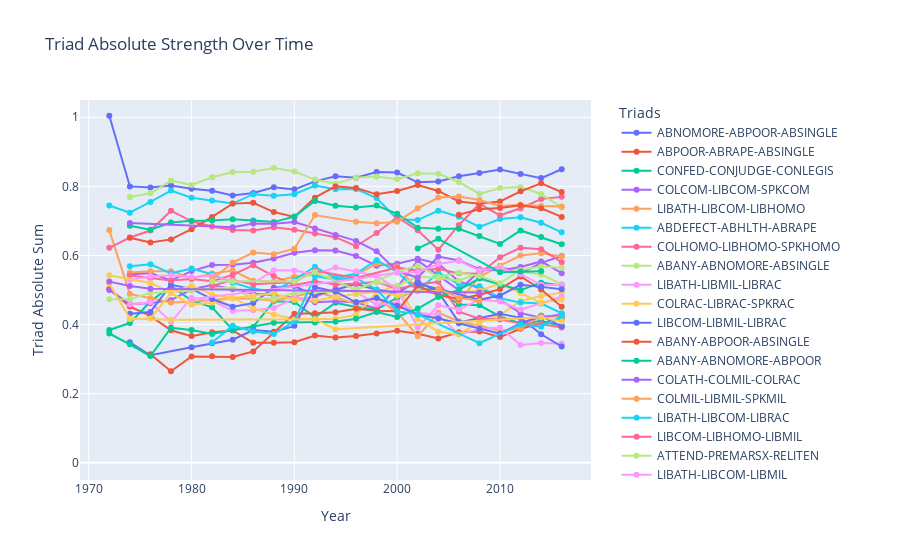

Notebook code for this chart:
### Code cell
# Define the layout of the plot
layout = go.Layout(
    title='Triad Absolute Strength Over Time',
    xaxis=dict(title='Year'),
    yaxis=dict(title='Triad Absolute Sum', range=[-0.05, 1.05]),
    legend=dict(title='Triads', orientation='v', x=1.05, y=1),
    hovermode='closest'
)

# Create the figure
fig = go.Figure(data=traces, layout=layout)

# Show the plot
fig.show()


fig = go.Figure(data=traces, layout=layout)
fig.write_html('interactive_plot_triads.html')
